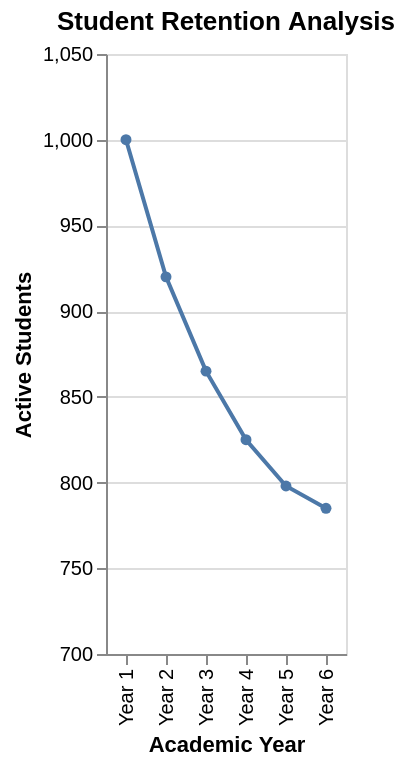

Source (Vega-Lite JSON):
### Vega-Lite specification from a JSON file in a GitHub repository (floating-point values rounded to 4 significant figures)
{"$schema": "https://vega.github.io/schema/vega-lite/v5.json", "description": "Student dropout analysis", "data": {"values": [{"year": "Year 1", "enrolled": 1000, "active": 1000}, {"year": "Year 2", "enrolled": 1000, "active": 920}, {"year": "Year 3", "enrolled": 1000, "active": 865}, {"year": "Year 4", "enrolled": 1000, "active": 825}, {"year": "Year 5", "enrolled": 1000, "active": 798}, {"year": "Year 6", "enrolled": 1000, "active": 785}]}, "mark": {"type": "line", "point": true, "strokeWidth": 2}, "encoding": {"x": {"field": "year", "type": "ordinal", "axis": {"title": "Academic Year"}}, "y": {"field": "active", "type": "quantitative", "axis": {"title": "Active Students"}, "scale": {"domain": [700, 1050]}}, "tooltip": [{"field": "year", "type": "ordinal"}, {"field": "active", "type": "quantitative", "title": "Active Students"}, {"field": "enrolled", "type": "quantitative", "title": "Originally Enrolled"}]}, "title": "Student Retention Analysis"}
